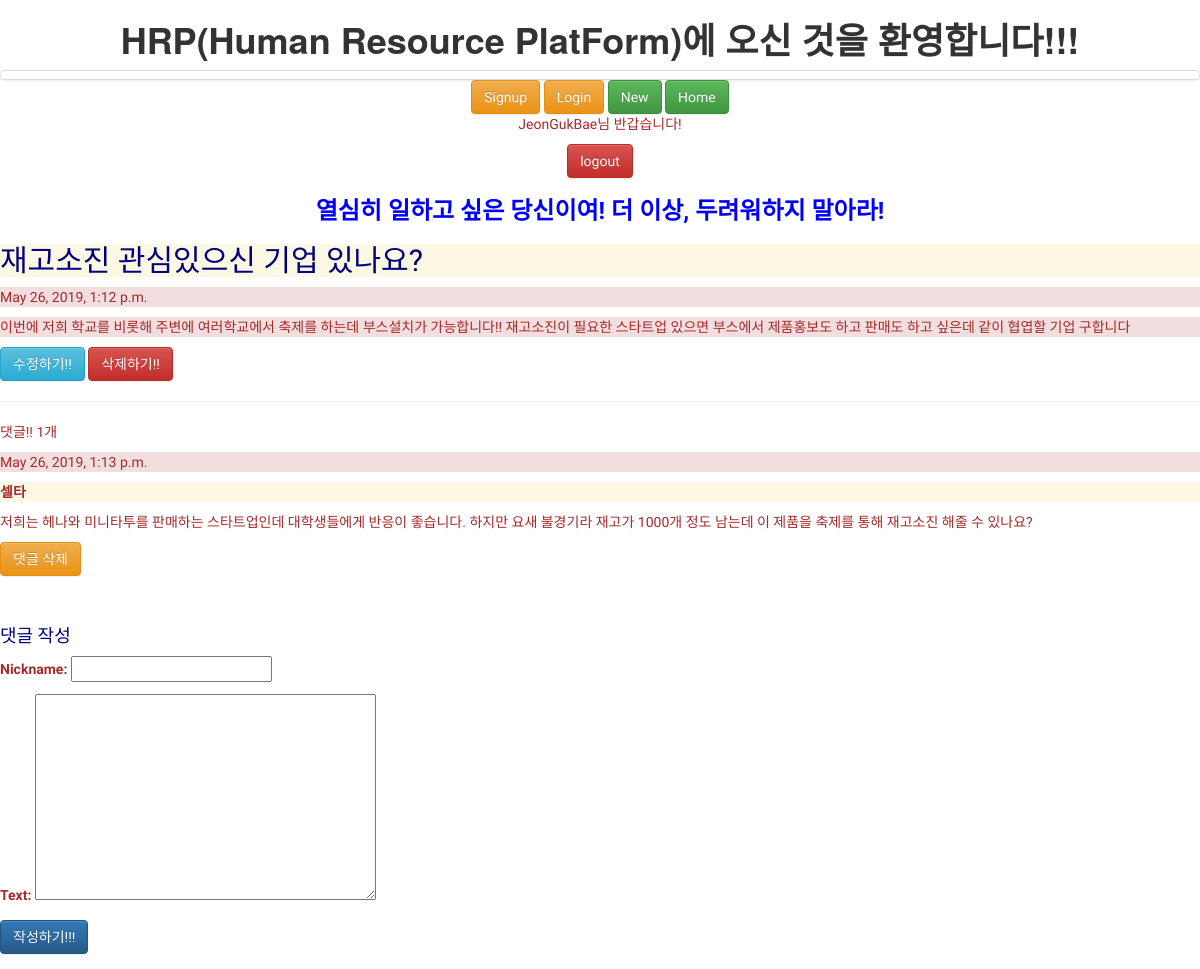
The page /MP/post/7/ (signed in) on the database its author committed.
### MP/models.py (models this page shows, shortened)
class Post(models.Model):
    author = models.ForeignKey('auth.User', on_delete=models.CASCADE)
    title = models.CharField(max_length=200)
    text = models.TextField()
    created_date = models.DateTimeField(default = timezone.now)
    published_date = models.DateTimeField(blank = True, null = True)

class Comment(models.Model):
    post = models.ForeignKey('MP.Post', related_name='comments', on_delete=models.CASCADE)
    nickname = models.CharField(max_length=200)
    text = models.TextField()
    created_date = models.DateTimeField(default=timezone.now)

### MP/views.py (the view)
# urls.py: path('post/<int:post_id>/', views.detail, name='detail'),
@login_required
def detail(request, post_id):
    post_detail = get_object_or_404(Post, pk=post_id)
    form = CommentForm()
    return render(request, 'MP/detail.html', {'post': post_detail, 'form':form,})

### MP/forms.py
class CommentForm(forms.ModelForm):
    class Meta:
        model = Comment
        fields = ('nickname', 'text')

### MP/templates/MP/detail.html (shortened to what this page needs)
{% extends "MP/base.html" %}
{% block content %}
    <div>
        <h2 class="bg-warning">{{post.title}}</h2>
        <p class="bg-danger">{{post.created_date}}</p>
        <p class="bg-danger">{{post.text}}</p>
        <a href = "{% url 'edit' post.id %}" class="btn btn-info">수정하기!!</a>
        <a href = "{% url 'delete' post.id %}" class="btn btn-danger">삭제하기!!</a>
    </div>
    <hr>
    <p>댓글!! {{post.comments.count}}개</p>
    {% for comment in post.comments.all %}
    <div>
        <p class="bg-danger">{{comment.created_date}}</p>
        <p class="bg-warning"><strong>{{comment.nickname}}</strong></p>
        <p class="bg-danger">{{comment.text|linebreaks}}</p>
        <a href = "{% url 'comment_delete' comment_id=comment.id %}" class="btn btn-warning" onclick="return confirm('정말로 삭제하시겠습니까?')">댓글 삭제</a>
        <br>
        <br>
        <br>
    </div>
    {% empty %}
    <p>댓글이 존재하지 않습니다!!!</p>
    {% endfor %}
    <div class="form-group">
        <h4>댓글 작성</h4>
        <form method="POST" action="{% url 'add_comment' post.id%}">
            {{ form.as_p }}
            <button type="submit" class="btn btn-primary">작성하기!!!</button>
        </form>
    </div>
{% endblock %}

### MP/templates/MP/base.html (shortened to what this page needs)
{% load static %}
<head>
    <link rel = "stylesheet" href = "{% static 'css/MP.css' %}">
    <link rel="stylesheet" href="https://maxcdn.bootstrapcdn.com/bootstrap/3.3.2/css/bootstrap.min.css">
    <link rel="stylesheet" href="https://maxcdn.bootstrapcdn.com/bootstrap/3.3.2/css/bootstrap-theme.min.css">
</head>
<body>
    <h1><strong>HRP(Human Resource PlatForm)에 오신 것을 환영합니다!!!</strong></h1>
    <img src = {% static 'img/WORK.jpg'%} height = "300px" alt="" class="img-thumbnail" style="margin-left: auto; margin-right: auto; display: block;"/>
    <div class = "mainlinks">
        <a href = "{% url 'accounts:signup' %}" class="btn btn-warning" >Signup</a>
        <a href = "{% url 'login' %}" class="btn btn-warning" >Login</a>
        <a href = "{% url 'new' %}" class="btn btn-success">New</a>
        <a href = "{% url 'home' %}" class="btn btn-success">Home</a>
        {% if user.is_active %}
        <p>{{ user.username }}님 반갑습니다!</p>
        <p><a href = "{% url 'logout' %}" class="btn btn-danger">logout</a></p>
        {% else %}
        <p>당신은 로그인 하지 않았습니다! 로그인 해주세요!</p>
        {% endif %}
        <h3 id = "Yes"><strong>열심히 일하고 싶은 당신이여! 더 이상, 두려워하지 말아라!</strong></h3>
    </div>
    {% block content %}
    {% endblock %}
</body>

### MP/static/css/MP.css (style rules this page uses)
h1 { font-weight: bold; text-align: center; color: gold; font-family: 'Stylish', sans-serif; }
h2 { color: navy; font-family: 'Stylish', sans-serif; font-weight: normal; }
h4 { color:goldenrod; font-family: 'Cute Font', cursive; }
p { color: brown; font-family: 'Gaegu', cursive; }
a { color: coral; font-family: 'Hi Melody', cursive; }
div { color: navy; font-family: 'Stylish', sans-serif; }
.mainlinks { color: coral; font-family: 'Hi Melody', cursive; text-align: center; margin-left: 10px; margin-right: 10px; }
#Yes { position: relative; color: blue; text-align: center; font-family: 'Stylish', sans-serif; }

### rows shown on the page
Post: title "재고소진 관심있으신 기업 있나요?", created_date "May 26, 2019, 1:12 p.m.", text "이번에 저희 학교를 비롯해 주변에 여러학교에서 축제를 하는데 부스설치가 가능합니다!! 재고소진이 필요한 스타트업 있으면 부스에서 제품홍보도 하고 판매도 하고 싶은데 같이 협엽할 기업 구합니다", comments.count "1"
Comment: created_date "May 26, 2019, 1:13 p.m.", nickname "셀타", text "저희는 헤나와 미니타투를 판매하는 스타트업인데 대학생들에게 반응이 좋습니다. 하지만 요새 불경기라 재고가 1000개 정도 남는데 이 제품을 축제를 통해 재고소진 해줄 수 있나요?"

### other values the page prints
{{ user.username }} "JeonGukBae"
